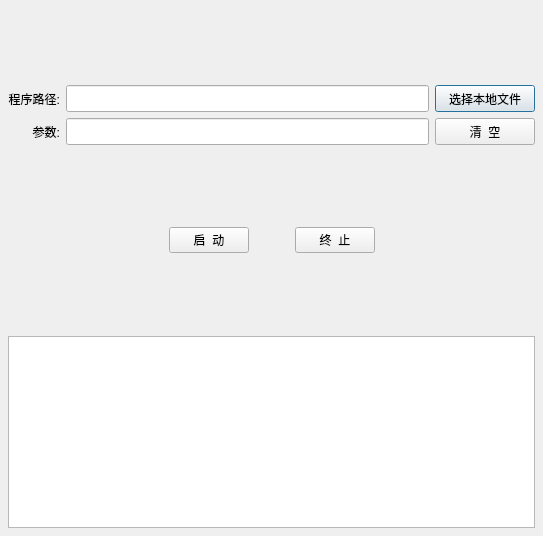
<?xml version="1.0" encoding="UTF-8"?>
<ui version="4.0">
 <class>ExtralProcess</class>
 <widget class="QDialog" name="ExtralProcess">
  <property name="geometry">
   <rect>
    <x>0</x>
    <y>0</y>
    <width>543</width>
    <height>536</height>
   </rect>
  </property>
  <property name="windowTitle">
   <string>Dialog</string>
  </property>
  <layout class="QVBoxLayout" name="verticalLayout">
   <property name="margin">
    <number>4</number>
   </property>
   <item>
    <widget class="QWidget" name="widget" native="true">
     <layout class="QVBoxLayout" name="verticalLayout_2">
      <property name="margin">
       <number>4</number>
      </property>
      <item>
       <spacer name="verticalSpacer_2">
        <property name="orientation">
         <enum>Qt::Vertical</enum>
        </property>
        <property name="sizeHint" stdset="0">
         <size>
          <width>20</width>
          <height>66</height>
         </size>
        </property>
       </spacer>
      </item>
      <item>
       <layout class="QGridLayout" name="gridLayout">
        <item row="0" column="2">
         <widget class="QPushButton" name="localFile">
          <property name="minimumSize">
           <size>
            <width>100</width>
            <height>27</height>
           </size>
          </property>
          <property name="text">
           <string>选择本地文件</string>
          </property>
         </widget>
        </item>
        <item row="1" column="1">
         <widget class="QLineEdit" name="argList">
          <property name="minimumSize">
           <size>
            <width>0</width>
            <height>27</height>
           </size>
          </property>
         </widget>
        </item>
        <item row="0" column="0">
         <widget class="QLabel" name="label">
          <property name="minimumSize">
           <size>
            <width>0</width>
            <height>27</height>
           </size>
          </property>
          <property name="text">
           <string>程序路径:</string>
          </property>
          <property name="alignment">
           <set>Qt::AlignRight|Qt::AlignTrailing|Qt::AlignVCenter</set>
          </property>
         </widget>
        </item>
        <item row="0" column="1">
         <widget class="QLineEdit" name="filePath">
          <property name="minimumSize">
           <size>
            <width>0</width>
            <height>27</height>
           </size>
          </property>
         </widget>
        </item>
        <item row="1" column="0">
         <widget class="QLabel" name="label_2">
          <property name="minimumSize">
           <size>
            <width>0</width>
            <height>27</height>
           </size>
          </property>
          <property name="text">
           <string>参数:</string>
          </property>
          <property name="alignment">
           <set>Qt::AlignRight|Qt::AlignTrailing|Qt::AlignVCenter</set>
          </property>
         </widget>
        </item>
        <item row="1" column="2">
         <widget class="QPushButton" name="clearArg">
          <property name="minimumSize">
           <size>
            <width>100</width>
            <height>27</height>
           </size>
          </property>
          <property name="text">
           <string>清  空</string>
          </property>
         </widget>
        </item>
       </layout>
      </item>
      <item>
       <spacer name="verticalSpacer_3">
        <property name="orientation">
         <enum>Qt::Vertical</enum>
        </property>
        <property name="sizeHint" stdset="0">
         <size>
          <width>20</width>
          <height>67</height>
         </size>
        </property>
       </spacer>
      </item>
      <item>
       <layout class="QHBoxLayout" name="horizontalLayout_2">
        <item>
         <spacer name="horizontalSpacer_2">
          <property name="orientation">
           <enum>Qt::Horizontal</enum>
          </property>
          <property name="sizeHint" stdset="0">
           <size>
            <width>40</width>
            <height>20</height>
           </size>
          </property>
         </spacer>
        </item>
        <item>
         <widget class="QPushButton" name="start">
          <property name="minimumSize">
           <size>
            <width>80</width>
            <height>26</height>
           </size>
          </property>
          <property name="maximumSize">
           <size>
            <width>80</width>
            <height>26</height>
           </size>
          </property>
          <property name="text">
           <string>启  动</string>
          </property>
         </widget>
        </item>
        <item>
         <spacer name="horizontalSpacer">
          <property name="orientation">
           <enum>Qt::Horizontal</enum>
          </property>
          <property name="sizeType">
           <enum>QSizePolicy::Fixed</enum>
          </property>
          <property name="sizeHint" stdset="0">
           <size>
            <width>40</width>
            <height>20</height>
           </size>
          </property>
         </spacer>
        </item>
        <item>
         <widget class="QPushButton" name="stop">
          <property name="minimumSize">
           <size>
            <width>80</width>
            <height>26</height>
           </size>
          </property>
          <property name="maximumSize">
           <size>
            <width>80</width>
            <height>26</height>
           </size>
          </property>
          <property name="text">
           <string>终  止</string>
          </property>
         </widget>
        </item>
        <item>
         <spacer name="horizontalSpacer_3">
          <property name="orientation">
           <enum>Qt::Horizontal</enum>
          </property>
          <property name="sizeHint" stdset="0">
           <size>
            <width>40</width>
            <height>20</height>
           </size>
          </property>
         </spacer>
        </item>
       </layout>
      </item>
      <item>
       <spacer name="verticalSpacer">
        <property name="orientation">
         <enum>Qt::Vertical</enum>
        </property>
        <property name="sizeHint" stdset="0">
         <size>
          <width>20</width>
          <height>66</height>
         </size>
        </property>
       </spacer>
      </item>
      <item>
       <widget class="QPlainTextEdit" name="processInfo">
        <property name="minimumSize">
         <size>
          <width>0</width>
          <height>150</height>
         </size>
        </property>
       </widget>
      </item>
     </layout>
    </widget>
   </item>
  </layout>
 </widget>
 <resources/>
 <connections/>
</ui>
